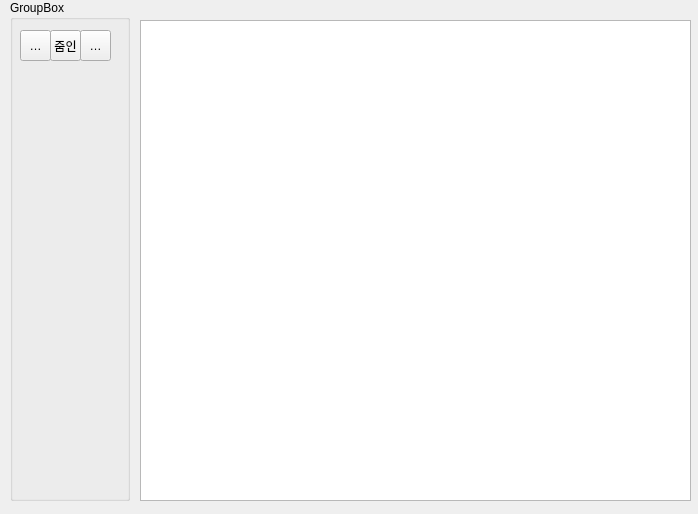
<?xml version="1.0" encoding="UTF-8"?>
<ui version="4.0">
 <class>EditImage</class>
 <widget class="QWidget" name="EditImage">
  <property name="geometry">
   <rect>
    <x>0</x>
    <y>0</y>
    <width>698</width>
    <height>514</height>
   </rect>
  </property>
  <property name="windowTitle">
   <string>Form</string>
  </property>
  <widget class="QGroupBox" name="groupBox">
   <property name="geometry">
    <rect>
     <x>10</x>
     <y>0</y>
     <width>120</width>
     <height>501</height>
    </rect>
   </property>
   <property name="title">
    <string>GroupBox</string>
   </property>
   <widget class="QToolButton" name="toolButton">
    <property name="geometry">
     <rect>
      <x>10</x>
      <y>30</y>
      <width>31</width>
      <height>31</height>
     </rect>
    </property>
    <property name="text">
     <string>브러쉬</string>
    </property>
   </widget>
   <widget class="QToolButton" name="toolButton_2">
    <property name="geometry">
     <rect>
      <x>40</x>
      <y>30</y>
      <width>31</width>
      <height>31</height>
     </rect>
    </property>
    <property name="text">
     <string>줌인</string>
    </property>
   </widget>
   <widget class="QToolButton" name="toolButton_3">
    <property name="geometry">
     <rect>
      <x>70</x>
      <y>30</y>
      <width>31</width>
      <height>31</height>
     </rect>
    </property>
    <property name="text">
     <string>줌아웃</string>
    </property>
   </widget>
  </widget>
  <widget class="QGraphicsView" name="graphicsView">
   <property name="geometry">
    <rect>
     <x>140</x>
     <y>20</y>
     <width>551</width>
     <height>481</height>
    </rect>
   </property>
  </widget>
 </widget>
 <resources/>
 <connections/>
</ui>
